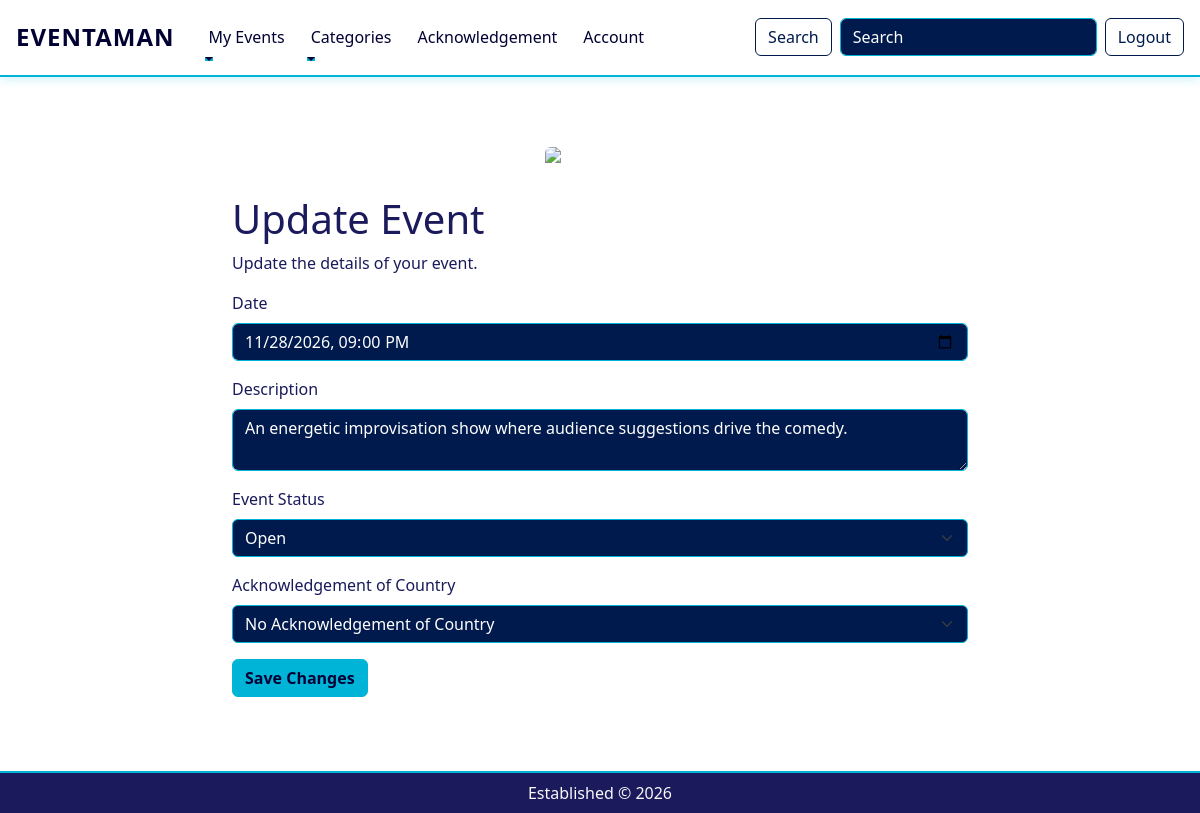
/events/20/update (signed in), run on the app's committed database.
### event_management/models.py (models this page shows, shortened)
class Event(db.Model):
    __tablename__ = 'events'
    id = db.Column(db.Integer, primary_key=True)
    vendor_id = db.Column(db.Integer, db.ForeignKey('users.id'), nullable=False)
    name = db.Column(db.String(100), nullable=False)
    organisation_name = db.Column(db.String(100), nullable=True)
    description = db.Column(db.Text, nullable=False)
    category = db.Column(db.String(50), nullable=False)
    price = db.Column(db.String(20))
    date = db.Column(db.DateTime, nullable=False)
    status = db.Column(db.String(50), default='Open')
    price = db.Column(db.Float)
    images = db.relationship('EventImage', back_populates='event', cascade='all, delete-orphan')
    comments = db.relationship('Comment', back_populates='event', cascade='all, delete-orphan')
    location_id = db.Column(db.Integer, db.ForeignKey('locations.id'), nullable=False)
    location = db.relationship('Location', back_populates='events')
    tickets_available = db.Column(db.Integer, nullable=False)
    tickets_sold = db.Column(db.Integer, nullable=False, default=0)
    bookings = db.relationship('Booking', back_populates='event', cascade='all, delete-orphan')
    acknowledgement_type = db.Column(db.String(20), nullable=False, default='none')
    acknowledgement_traditional_custodians = db.Column(db.String(200), nullable=True)
    acknowledgement_statement = db.Column(db.Text, nullable=True)
    acknowledgement_researched = db.Column(db.Boolean, default=False)
    acknowledgement_not_welcome = db.Column(db.Boolean, default=False)
    acknowledgement_respectful = db.Column(db.Boolean, default=False)

### event_management/events.py (the view, shortened to what this page needs)
@eventbp.route('/<int:id>/update', methods=['GET', 'POST'])
@login_required
def update(id):
    event = Event.query.get_or_404(id)
    if current_user.role != 'vendor':
        flash('Only vendors can update events.', 'danger')
        return redirect(url_for('mainbp.index'))
    if event.vendor_id != current_user.id:
        flash('You can only edit your own events.', 'danger')
        return redirect(url_for('events.show', id=id))
    form = EventEditForm()
    if request.method == 'GET':
        form.date.data = event.date
        form.description.data = event.description
        form.status.data = event.status
        form.acknowledgement_type.data = event.acknowledgement_type
        form.acknowledgement_traditional_custodians.data = event.acknowledgement_traditional_custodians
        form.acknowledgement_statement.data = event.acknowledgement_statement
        form.acknowledgement_researched.data = event.acknowledgement_researched
        form.acknowledgement_not_welcome.data = event.acknowledgement_not_welcome
        form.acknowledgement_respectful.data = event.acknowledgement_respectful
    return render_template('events/create.html', form=form, event=event, edit_mode=True)

### event_management/templates/events/create.html (shortened to what this page needs)
{% extends "base.html" %}
{% from 'bootstrap5/form.html' import render_form, render_field %}
{% block content %}
<div class="container text-white">
    <div class="row justify-content-center mt-5">
        <div class="col-lg-8">
            <div class="text-center mb-4">
                <img src="https://boomset.com/wp-content/uploads/2025/07/largest-concerts-ever.png"
                    class="img-fluid rounded w-50" alt="Event Image">
            </div>
            <h1>
                {% if edit_mode %}
                Update Event
                {% else %}
                Create Event
                {% endif %}
            </h1>
            <p>
                {% if edit_mode %}
                Update the details of your event.
                {% else %}
                Please fill out the form to create a new event.
                {% endif %}
            </p>
            <div class=" mb-4">
                <div class="card-body text-white">
                    {% if edit_mode %}
                    <form method="POST" novalidate>
                        {{ render_field(form.date) }}
                        {{ render_field(form.description) }}
                        {{ render_field(form.status) }}
                        {{ render_field(form.acknowledgement_type) }}
                        {{ form.submit(class="btn btn-primary") }}
                    </form>
                    {% endif %}
                </div>
            </div>
        </div>
    </div>
</div>
{% endblock %}

### event_management/static/css/stylesheet.css (style rules this page uses)
html, body { height: 100%; }
body { background-color: #ffffff; overflow-x: hidden; color: white; }
.container { padding-bottom: 30px; }
.btn-primary { background-color: #00b4d8; border-color: #00b4d8; color: #000033; font-weight: 600; }
label { color: #1a1a5c !important; }
.form-label { color: #1a1a5c !important; }
label[for] { color: #1a1a5c !important; }
.form-control { background-color: #001a4d; border: 1px solid #00b4d8; color: white; }
.form-control::placeholder { color: white; }
.form-select { background-color: #001a4d; border: 1px solid #00b4d8; color: white; }
.container.text-white h1, .container.text-white h2, .container.text-white h3, .container.text-white h4, .container.text-white h5, .container.text-white h6, .container.text-white p, .container.text-white label { color: #1a1a5c !important; }
.card-body.text-white { color: #1a1a5c !important; }

### data on the page
Event: date "11/28/2026 21:00", description "An energetic improvisation show where audience suggestions drive the comedy.", status "Open", acknowledgement_type "No Acknowledgement of Country"
